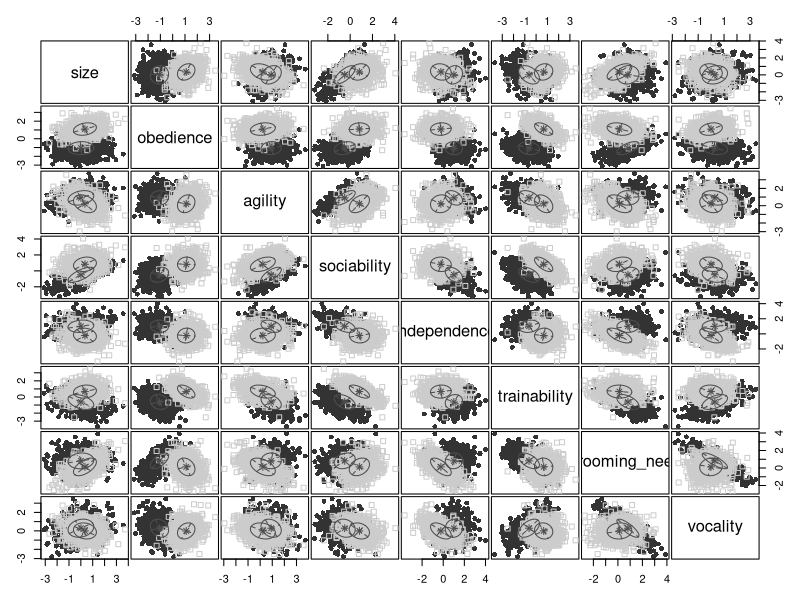

Here is the R script that generated this plot:
# ============================================================
# Goal: make plot(mod1, "classification") show *more covariance structure*
# (i.e., class-specific ellipses / shapes, not just mean shifts).
#
# Fix: simulate cats/dogs from *different 8D covariance matrices* (not iid items).
# This increases visible variance/covariance differences in the mclust classification plot.
# ============================================================

library(tidyverse)
library(mclust)

set.seed(123)

# ---- 1) 8 features (same names as before) ----
feat <- c("size","obedience","agility","sociability",
          "independence","trainability","grooming_need","vocality")
p <- length(feat)

# ---- 2) MVN generator for p-dim without extra packages ----
rmvnorm_p <- function(n, mu, Sigma) {
  Z <- matrix(rnorm(n * length(mu)), nrow = n, ncol = length(mu))
  X <- Z %*% chol(Sigma)
  sweep(X, 2, mu, "+")
}

# ---- 3) Helpers to build *valid* correlation/covariance matrices ----
# Create a random SPD matrix with controllable "covariance richness"
random_spd <- function(p, richness = 1.2) {
  # richness > 1 increases spread of eigenvalues (more varied shapes)
  A <- matrix(rnorm(p * p), p, p)
  S <- crossprod(A)  # SPD
  # reshape eigen-spectrum
  e <- eigen(S)
  vals <- e$values
  vals2 <- (vals / mean(vals))^richness
  S2 <- e$vectors %*% diag(vals2) %*% t(e$vectors)
  # stabilize
  S2 + diag(1e-6, p)
}

cov_from_spd <- function(S_spd, sds) {
  # convert SPD "shape" to correlation, then to covariance with desired SDs
  Dinv <- diag(1 / sqrt(diag(S_spd)), p)
  R <- Dinv %*% S_spd %*% Dinv
  D <- diag(sds, p)
  D %*% R %*% D
}

# ---- 4) Means: keep earlier intent (some big separations, some overlap) ----
mu_cat <- c(
  size =  0.00,
  obedience = -1.10,
  agility =  0.90,
  sociability = -0.50,
  independence =  1.00,
  trainability = -0.60,
  grooming_need =  0.80,
  vocality =  0.30
)

mu_dog <- c(
  size =  0.35,
  obedience =  1.10,
  agility =  0.20,
  sociability =  0.80,
  independence = -0.20,
  trainability =  0.70,
  grooming_need =  0.10,
  vocality =  0.00
)

# ---- 5) SDs: allow some heteroscedasticity too (helps mclust see structure) ----
sd_cat <- c(1.10, 0.75, 0.85, 0.95, 0.80, 0.95, 0.90, 1.00)
sd_dog <- c(0.90, 0.70, 1.05, 0.85, 0.95, 0.80, 1.00, 0.85)

# ---- 6) Build class-specific covariance matrices with more varied correlation structure ----
# Richness knobs: increase for more dramatic covariance differences
S_cat <- random_spd(p, richness = 1.35)
S_dog <- random_spd(p, richness = 1.55)

Sigma_cat <- cov_from_spd(S_cat, sd_cat)
Sigma_dog <- cov_from_spd(S_dog, sd_dog)

# Optional: force a couple intuitive correlations to make the story coherent
# (and still SPD because we're editing gently)
# Example: dogs show size~obedience +, cats show size~obedience ~0 or slight -
Sigma_cat[1,2] <- Sigma_cat[2,1] <- 0.00 * sd_cat[1] * sd_cat[2]
Sigma_dog[1,2] <- Sigma_dog[2,1] <- 0.25 * sd_dog[1] * sd_dog[2]

# Re-stabilize after manual edits (ensure SPD)
make_spd <- function(S) {
  e <- eigen(S, symmetric = TRUE)
  e$values[e$values < 1e-6] <- 1e-6
  e$vectors %*% diag(e$values) %*% t(e$vectors)
}
Sigma_cat <- make_spd(Sigma_cat)
Sigma_dog <- make_spd(Sigma_dog)

# ---- 7) Simulate data ----
n_cat <- 700
n_dog <- 700

X_cat <- rmvnorm_p(n_cat, mu = mu_cat[feat], Sigma = Sigma_cat)
X_dog <- rmvnorm_p(n_dog, mu = mu_dog[feat], Sigma = Sigma_dog)

d8 <- bind_rows(
  as_tibble(X_cat) %>% setNames(feat) %>% mutate(group_true = "cat"),
  as_tibble(X_dog) %>% setNames(feat) %>% mutate(group_true = "dog")
) %>% mutate(group_true = factor(group_true, levels = c("cat","dog")))

X <- as.matrix(d8[, feat])


# ---- 8) Fit 2-Gaussian mclust and plot classification ----
mod1 <- Mclust(X, G = 2)

# This is the plot you asked about: should now show more covariance variation
plot(mod1, what = "classification", colors = c("gray20", "gray80"))

# ---- 9) (Optional) If you want the covariance contrast even stronger ----
# - increase richness (e.g., 1.8 / 2.2)
# - increase SD differences between sd_cat and sd_dog
# - or manually inject a few higher correlations in one class and not the other
#
# Example quick tweaks:
# S_cat <- random_spd(p, richness = 1.2)
# S_dog <- random_spd(p, richness = 2.0)
# sd_dog <- sd_dog * c(1,1,1.2,1,1.1,1,1.2,1)
